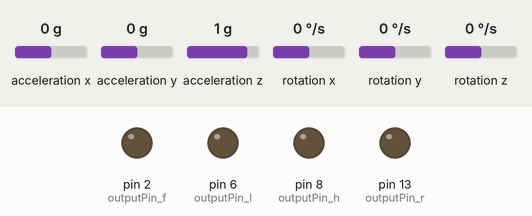
A sketch run on a simulated Arduino Uno, built with avr-gcc and run on an emulated ATmega328P. Shown: output pins drawn as LEDs (lit = HIGH). Dashed ring = blinking. Inputs (shaded band) come from the test bench; at power-on: rotation y 0 °/s, rotation x 0 °/s, acceleration x 0 g, acceleration y 0 g, acceleration z 1 g, rotation z 0 °/s. What the sketch prints to the serial monitor is not drawn.

Above: at 1.2 s.
1.3 s: rotation y set to -192 °/s
At 3.68 s:
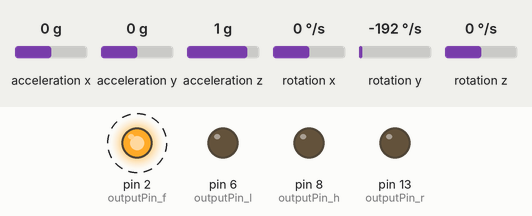
4.3 s: rotation x set to -192 °/s
At 5.55 s:
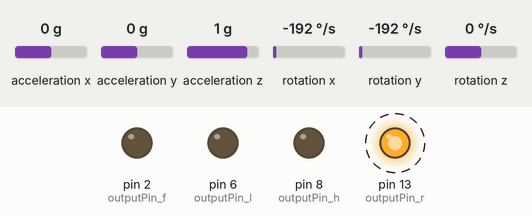
Timing chart, 0 to 13.3 s (numbered marks = the images above; inputs shaded):
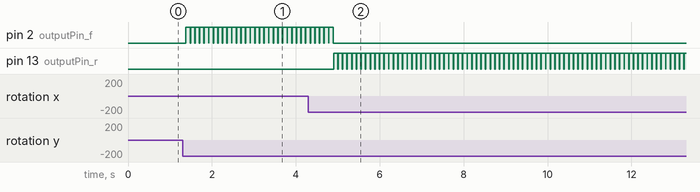

The sketch:

glove_remote.ino
```cpp
#include <MPU6050.h>


//*********************LEDs
#define outputPin_f 2
#define outputPin_r 13
#define outputPin_l 6
#define outputPin_h 8
//*********************/LEDs

//********************MPU6050
MPU6050 mpu;
const float timeStep = 0.01;
unsigned long timer = 0;

//Accelaration Variables:
float pitch =0;
float roll = 0;
//********************/MPU6050


//_____________________________functions

void readMPU()
{
  timer = millis();

  // Read normalized values
  Vector norm = mpu.readNormalizeGyro();

  // Calculate Pitch and Roll:
  pitch = pitch + norm.YAxis * timeStep;
  roll = roll + norm.XAxis * timeStep;

  // Wait to full timeStep period
  delay((timeStep*1000) - (millis() - timer));
}


void setup()
{
  //start serial for HC-05
  Serial.begin(9600);

  //initialize MPU
  while(!mpu.begin(MPU6050_SCALE_2000DPS, MPU6050_RANGE_2G))
  {

    delay(500);
  }
  //set led pins to OUTPUT
  pinMode(outputPin_f, OUTPUT);
  pinMode(outputPin_h, OUTPUT);
  pinMode(outputPin_r, OUTPUT);
  pinMode(outputPin_l, OUTPUT);

  //gyro calibration
  mpu.calibrateGyro();
  mpu.setThreshold(3);
  digitalWrite(outputPin_l, LOW);

}

void loop() {
  //get angles
  readMPU();

  //check angles and react accordingly
  if(roll > 10)
  {
    digitalWrite(outputPin_l, HIGH);
    delay(100);
    digitalWrite(outputPin_l, LOW);
  }

  else if(roll < -10)
  {
    digitalWrite(outputPin_r, HIGH);
    delay(100);
    digitalWrite(outputPin_r, LOW);
  }

  else if(pitch > 15)
  {
    digitalWrite(outputPin_h, HIGH);      //turn led on
    Serial.write('r');                    //send byte
    delay(100);                           //delay
    digitalWrite(outputPin_h, LOW);       //led off
  }

  else if(pitch < -15)
  {
    digitalWrite(outputPin_f, HIGH);
    Serial.write('v');
    delay(100);
    digitalWrite(outputPin_f, LOW);

  }
}
```

Measured:
- after the input at 1.3 s, pin 2 (outputPin_f): alternates HIGH for 0.10 s and LOW for 0.01 s, starting after 0.08 s
- after the input at 4.3 s, pin 2 (outputPin_f): goes on until 4.9 s, then stays LOW; pin 13 (outputPin_r): alternates HIGH for 0.10 s and LOW for 0.01 s, starting after 0.60 s
